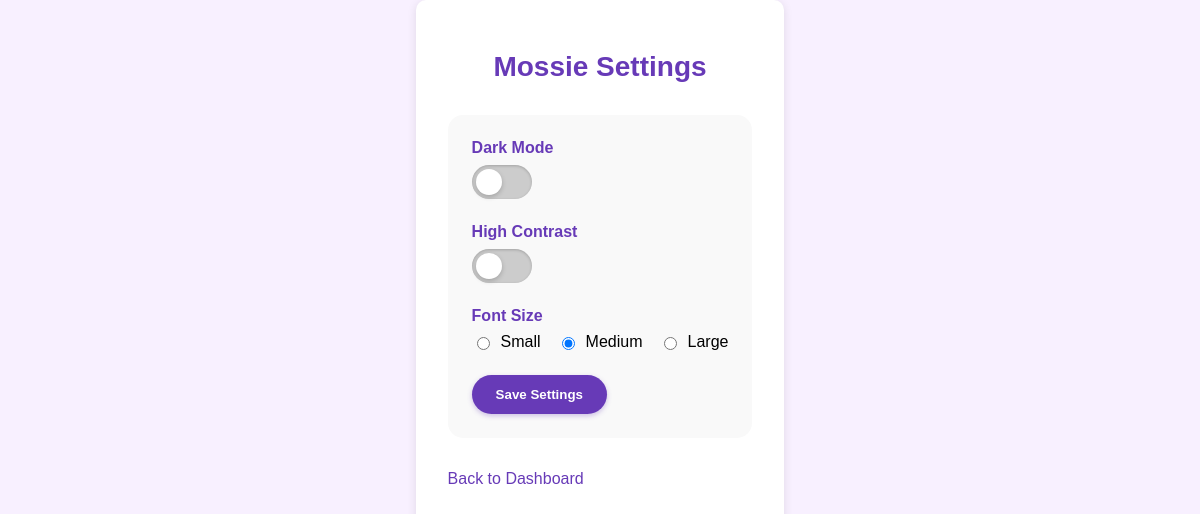
The page /features/settings (signed in) on the database its author committed.
### tables this page shows
CREATE TABLE user_settings (
            user_id TEXT PRIMARY KEY,
            dark_mode INTEGER DEFAULT 0,
            high_contrast INTEGER DEFAULT 0,
            font_size TEXT DEFAULT 'medium',
            last_updated TIMESTAMP DEFAULT CURRENT_TIMESTAMP,
            FOREIGN KEY (user_id) REFERENCES users(user_id) ON DELETE CASCADE
        );

### temp/features.py (the view)
@features.route('/settings', methods=['GET', 'POST'])
@login_required
def settings():
    user_id = session.get('user_id')
    if request.method == 'POST':
        dark_mode = 1 if request.form.get('dark_mode') else 0
        high_contrast = 1 if request.form.get('high_contrast') else 0
        font_size = request.form.get('font_size', 'medium')
        models.update_user_settings(user_id, dark_mode, high_contrast, font_size)
        flash('Settings updated successfully!', 'success')
    user_settings = models.get_user_settings(user_id)
    return render_template('features/settings.html', settings=user_settings)

### temp/features.py (called while the page is built)
def login_required(f):
    @wraps(f)
    def decorated_function(*args, **kwargs):
        if 'user_id' not in session:
            return redirect(url_for('login'))
        return f(*args, **kwargs)
    return decorated_function

### temp/models.py (called while the page is built, shortened)
def get_db():
    if "sqlite_db" not in flask.g:
        flask.g.sqlite_db = sqlite3.connect(
            flask.current_app.config["DATABASE_FILENAME"],
            detect_types=sqlite3.PARSE_DECLTYPES
        )
        flask.g.sqlite_db.execute("PRAGMA foreign_keys = ON")
        flask.g.sqlite_db.row_factory = sqlite3.Row
    return flask.g.sqlite_db

def get_user_settings(user_id):
    conn = get_db()
    cursor = conn.cursor()
    cursor.execute("SELECT * FROM user_settings WHERE user_id = ?", (user_id,))
    settings = cursor.fetchone()
    return dict(settings)

### temp/templates/features/settings.html (shortened to what this page needs)
<!DOCTYPE html>
<html lang="en">
<head>
    <link rel="stylesheet" href="{{ url_for('static', filename='css/style.css') }}">
</head>
<body>
    <div class="settings-container">
        <div class="settings-header">
            <h1 class="settings-title">Mossie Settings</h1>
        </div>
        <form class="settings-form" method="post">
            <div class="form-group">
                <label class="form-label">Dark Mode</label>
                <label class="toggle-switch">
                    <span class="toggle-slider"></span>
                </label>
            </div>
            <div class="form-group">
                <label class="form-label">High Contrast</label>
                <label class="toggle-switch">
                    <span class="toggle-slider"></span>
                </label>
            </div>
            <div class="form-group">
                <label class="form-label">Font Size</label>
                <div class="font-size-options">
                    <label class="font-option">
                        <input type="radio" name="font_size" value="small" {% if settings.font_size == 'small' %}checked{% endif %}>
                        <span>Small</span>
                    </label>
                    <label class="font-option">
                        <input type="radio" name="font_size" value="medium" {% if settings.font_size == 'medium' %}checked{% endif %}>
                        <span>Medium</span>
                    </label>
                    <label class="font-option">
                        <input type="radio" name="font_size" value="large" {% if settings.font_size == 'large' %}checked{% endif %}>
                        <span>Large</span>
                    </label>
                </div>
            </div>
            <button type="submit" class="btn">Save Settings</button>
        </form>
        <div class="nav-links">
            <a href="{{ url_for('dashboard') }}" class="nav-link">Back to Dashboard</a>
        </div>
    </div>
</body>
</html>

### temp/static/css/style.css (style rules this page uses)
body { margin: 0; padding: 0; font-family: 'Arial', sans-serif; background-color: #f0e6ff; display: flex; height: 100vh; }

### temp/templates/features/settings.html (style rules this page uses)
body { background-color: #f8f0ff; font-family: 'Arial', sans-serif; }
.settings-container { padding: 2rem; max-width: 600px; margin: 0 auto; background-color: white; border-radius: 10px; box-shadow: 0 2px 10px rgba(0,0,0,0.1); }
.settings-header { margin-bottom: 2rem; }
.settings-title { color: #673ab7; font-size: 28px; font-family: 'Pacifico', cursive, sans-serif; text-align: center; margin-bottom: 1rem; }
.settings-form { background-color: #f9f9f9; border-radius: 15px; padding: 1.5rem; }
.form-group { margin-bottom: 1.5rem; }
.form-label { display: block; margin-bottom: 0.5rem; font-weight: bold; color: #673ab7; }
.toggle-switch { position: relative; display: inline-block; width: 60px; height: 34px; }
.toggle-slider { position: absolute; cursor: pointer; top: 0; left: 0; right: 0; bottom: 0; background-color: #ccc; transition: .4s; border-radius: 34px; box-shadow: inset 0 1px 3px rgba(0,0,0,0.2); }
.toggle-slider:before { position: absolute; content: ""; height: 26px; width: 26px; left: 4px; bottom: 4px; background-color: white; transition: .4s; border-radius: 50%; box-shadow: 0 2px 5px rgba(0,0,0,0.2); }
.font-size-options { display: flex; gap: 1rem; }
.font-option { display: flex; align-items: center; gap: 0.5rem; }
.btn { padding: 0.75rem 1.5rem; background-color: #673ab7; color: white; border: none; border-radius: 25px; cursor: pointer; font-weight: bold; transition: background-color 0.2s; box-shadow: 0 2px 5px rgba(103, 58, 183, 0.3); }
.nav-links { display: flex; justify-content: space-between; margin-top: 2rem; }
.nav-link { color: #673ab7; text-decoration: none; }

### rows shown on the page
user_settings: font_size "☐ Small", font_size "☑ Medium", font_size "☐ Large"
